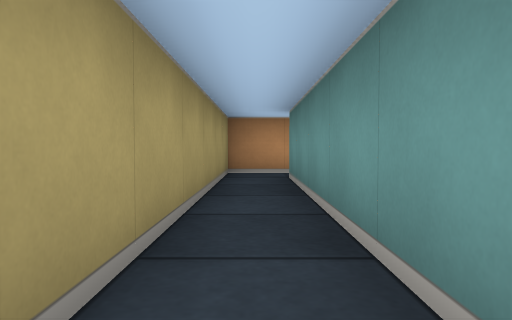
View 1 (above)

18 first-person views from a walk through a cub3D ray-caster map. The camera is about half as high as the walls, tilts 2° down and sees 70° across. The floor is counted in squares. Each view is taken from the middle of a square. On the plan, view 1 faces up. The plan holds only what a view shows up to about 9 squares ahead; the rest is blank. The place goes on beyond the plan.

View 2
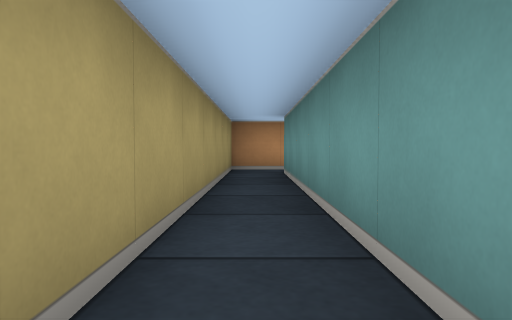

View 3
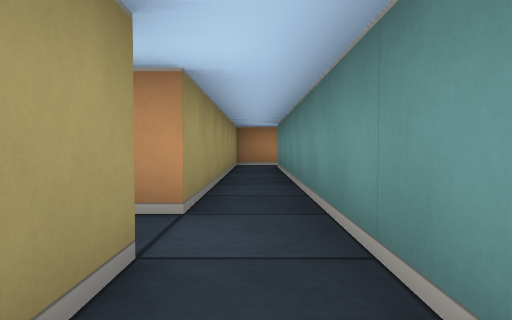

View 4
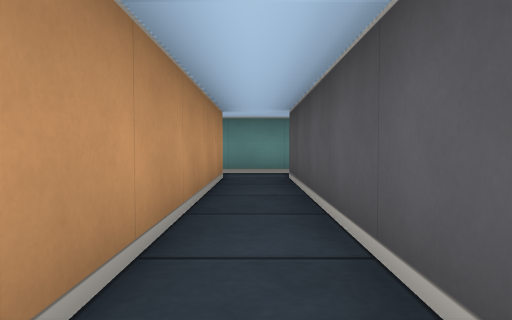

View 5
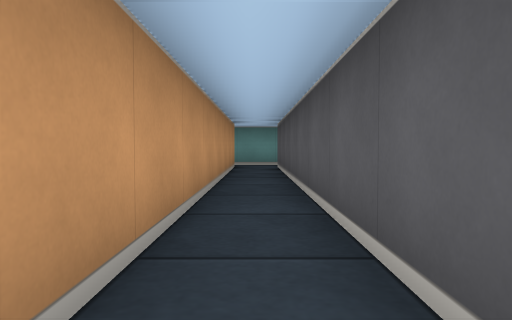

View 6
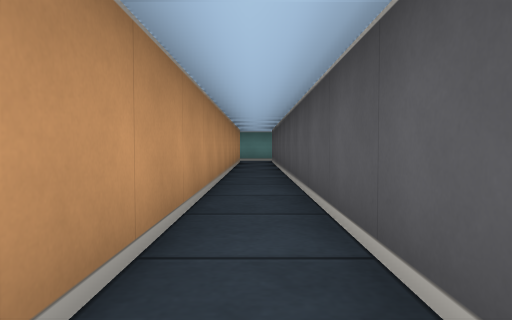

View 7
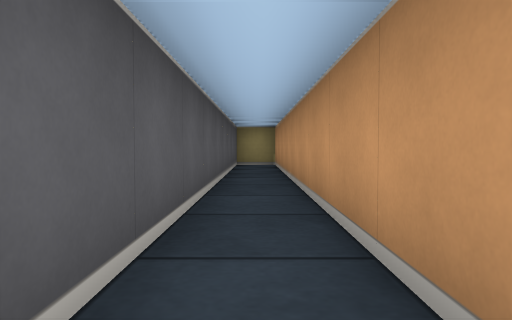

View 8
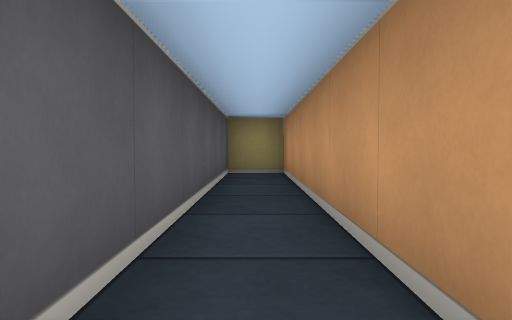

View 9
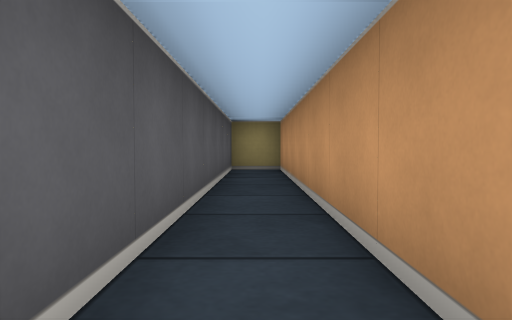

View 10
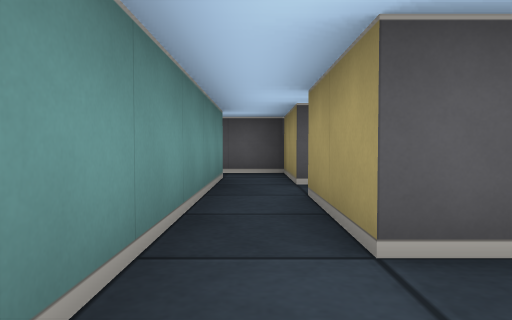

View 11
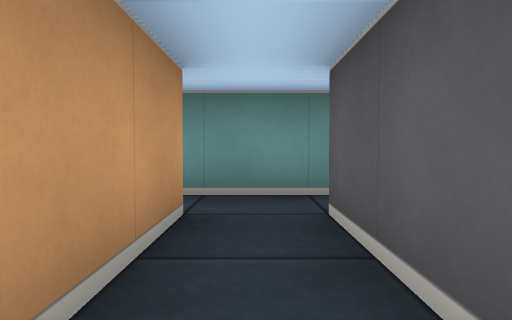

View 12
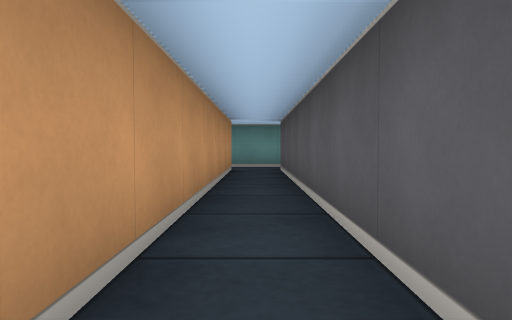

View 13
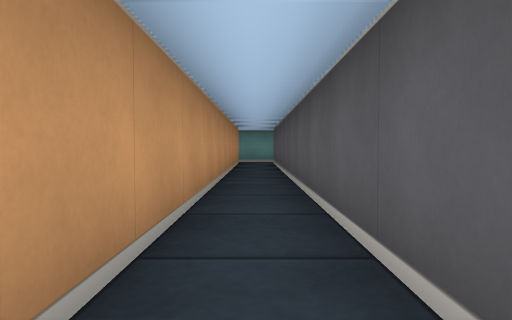

View 14
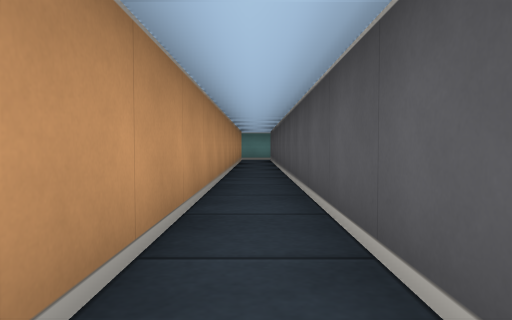

View 15
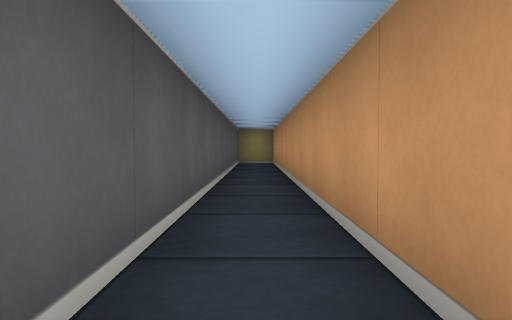

View 16
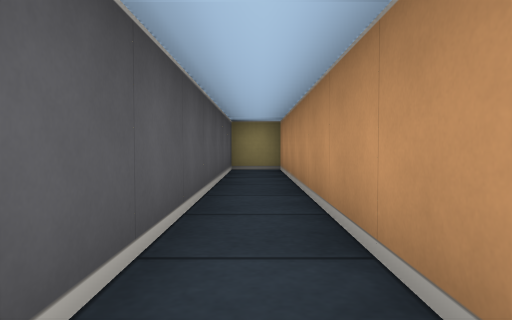

View 17
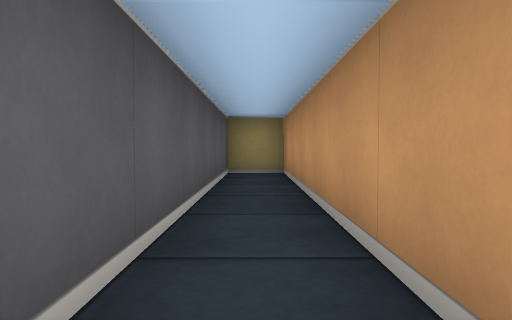

View 18
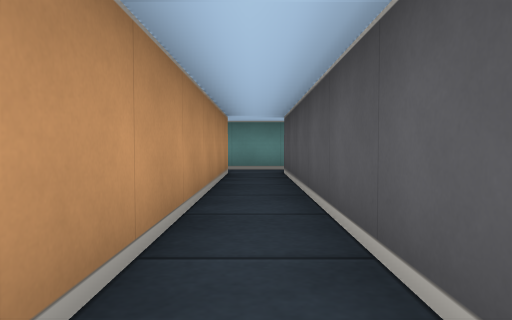

### Floor plan
Points are (right, up) in squares from view 1. A wall is a line through its corners. A room is listed if a view was taken in it or the views show most of it. See-through windows are left out.
Room 1 (views 1, 2, 4, 5, 6, 7, 8, 9, 10)
walls: (0.5, -1.5) (0.5, 5.5); (-0.5, 5.5) (-0.5, -0.5) (-18.5, -0.5) (-18.5, -1.5) (-0.5, -1.5)
ways out: opening at (0, -2.5) to room 2; opening at (0, 5)
Room 2 (views 3, 11, 12, 13, 14, 15, 16, 17, 18)
walls: (-0.5, -1.5) (-0.5, -3.5) (-20.5, -3.5) (-20.5, -4.5) (-0.5, -4.5); (0.5, -4.5) (0.5, -1.5)
ways out: opening at (0, -2.5) to room 1; opening at (0, -5)

Positions as (right, up) in squares from view 1, and headings:
1: (0, 0), facing up
2: (0, -1), facing up
3: (0, -3), facing up
4: (-6, -1), facing right
5: (-9, -1), facing right
6: (-12, -1), facing right
7: (-9, -1), facing left
8: (-12, -1), facing left
9: (-11, -1), facing left
10: (0, 0), facing down
11: (-3, -4), facing right
12: (-8, -4), facing right
13: (-11, -4), facing right
14: (-13, -4), facing right
15: (-10, -4), facing left
16: (-13, -4), facing left
17: (-14, -4), facing left
18: (-7, -4), facing right
